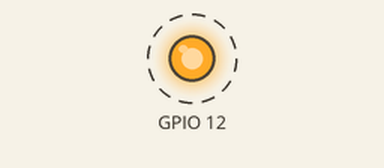
Simulated run of this program. Board: ESP32. On the bench: output pins drawn as LEDs (lit = HIGH). Dashed ring = blinking. What the program prints to the serial monitor is not drawn.

Above: at 0.3 s.
Timing chart, 0 to 3.5 s (numbered marks = the images above):
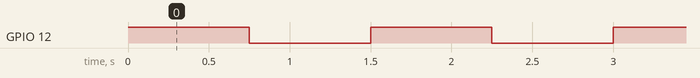

The program:

main.cpp
```cpp
/**
 *
 * Hello World Blink
 *
 * What you need:
 * - Basic software environment (VSC, PlatformIO)
 * - Basic hardware requirements (ESP32, Breadboard, MicroUSB)
 * - LED, Wire
 *
 *
 * #Part 1: Use Variables and Serial Monitor
 * Print out some static variables via serial monitor
 *
 *
 * #Part 2: Blink LED continuously
 * Connect led to board (e.g. via pin 21).
 * Note: make sure to connect led's cathode to ground!
 * Make led shine.
 * Then, write some lines of code to blink the led continuously.
 *
 *
 * #Part 3: Touch sensor
 * Connect wire to touch pin (e.g. on Touch0 ~ pin 24)
 * Print touch sensor value to serial monitor
 *
 *
 * #Part 4: Touch to Blink
 * Write some lines of code to switch led on
 * only if wire is touched
 *
 *
*/

#include <Arduino.h>


void setup() {
  // put your setup code here, to run once:
  Serial.begin(115200);
  pinMode(12, OUTPUT);
}

void loop() {
  // put your main code here, to run repeatedly:

  digitalWrite(12, HIGH);
  Serial.println("on");
  delay(750);
  digitalWrite(12, LOW);
   Serial.println("off");
  delay(750);
}
```

Measured:
- by itself, GPIO 12: alternates HIGH for 0.75 s and LOW for 0.75 s
